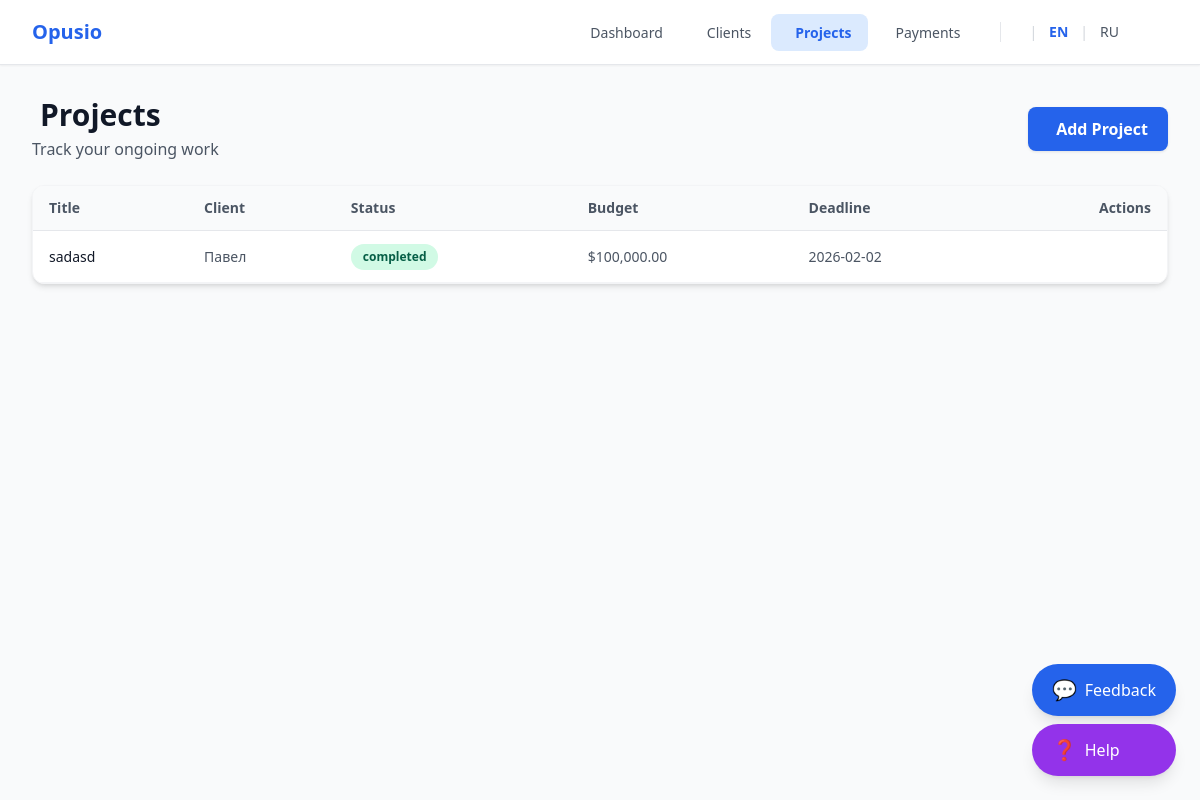
Screenshot of /projects (signed in) with the database file from the repository.
### tables this page shows
CREATE TABLE projects (
        id INTEGER PRIMARY KEY,
        user_id INTEGER NOT NULL,
        client_id INTEGER,
        title TEXT NOT NULL,
        status TEXT CHECK(status IN ('discussion','in_progress','paused','completed')) DEFAULT 'discussion',
        budget REAL,
        deadline DATE,
        description TEXT,
        FOREIGN KEY(user_id) REFERENCES users(id) ON DELETE CASCADE,
        FOREIGN KEY(client_id) REFERENCES clients(id) ON DELETE SET NULL
    );

CREATE TABLE clients (
        id INTEGER PRIMARY KEY,
        user_id INTEGER NOT NULL,
        name TEXT NOT NULL,
        email TEXT,
        contact TEXT,
        status TEXT CHECK(status IN ('active','cold','archived')) DEFAULT 'active',
        last_contact DATE,
        notes TEXT,
        FOREIGN KEY(user_id) REFERENCES users(id) ON DELETE CASCADE
    );

### app.py (the view)
@app.route('/projects')
@login_required
def projects():
    try:
        db = get_db()
        cur = db.cursor()
        cur.execute('''
            SELECT p.id, p.title, p.status, p.budget, p.deadline, p.description, p.client_id, c.name as client_name
            FROM projects p LEFT JOIN clients c ON p.client_id = c.id
            WHERE p.user_id = ? ORDER BY p.deadline DESC
        ''', (current_user.id,))
        rows = cur.fetchall()
    except sqlite3.Error as e:
        flash(f"{t('db_error')}: {e}")
        rows = []
    return render_template('projects.html', projects=rows)

### app.py (called while the page is built)
@login_manager.user_loader
def load_user(user_id):
    try:
        conn = sqlite3.connect(DB_PATH, check_same_thread=False)
        cur = conn.cursor()
        cur.execute('SELECT id, name, email FROM users WHERE id = ?', (user_id,))
        row = cur.fetchone()
        conn.close()
        if row:
            return User(row[0], row[1], row[2])
    except sqlite3.Error:
        return None
    return None

def get_db():
    if 'db' not in g:
        g.db = sqlite3.connect(DB_PATH, check_same_thread=False)
        g.db.row_factory = sqlite3.Row
        g.db.execute('PRAGMA foreign_keys = ON')
    return g.db

def get_lang():
    return session.get('lang', 'en')

def t(key, **kwargs):
    return get_text(key, get_lang(), **kwargs)

@app.context_processor
def inject_translations():
    return {'t': t, 'lang': get_lang()}

### translations.py (called while the page is built)
def get_text(key, lang='en', **kwargs):
    text = TRANSLATIONS.get(lang, TRANSLATIONS['en']).get(key, key)
    if kwargs:
        text = text.format(**kwargs)
    return text

### templates/projects.html (shortened to what this page needs)
{% extends 'base.html' %}
{% block content %}
  <div class="mb-6 flex flex-col sm:flex-row sm:items-center sm:justify-between gap-4">
    <div>
      <h1 class="text-3xl font-bold text-gray-900 dark:text-white flex items-center gap-2">
        {{ t('projects') }}
      </h1>
      <p class="text-gray-600 dark:text-gray-400 mt-1">Track your ongoing work</p>
    </div>
    <a href="{{ url_for('projects_add') }}" class="btn-primary flex items-center gap-2">
      <span>{{ t('add_project') }}</span>
    </a>
  </div>
  {% if not projects %}
    <div class="bg-white dark:bg-gray-800 rounded-xl shadow-md border border-gray-100 dark:border-gray-700 p-12 text-center">
      <i class="icon-briefcase text-gray-300 dark:text-gray-600 text-6xl mb-4"></i>
      <p class="text-gray-500 dark:text-gray-400 text-lg">{{ t('no_projects') }}</p>
      <a href="{{ url_for('projects_add') }}" class="inline-block mt-4 text-blue-600 dark:text-blue-400 hover:text-blue-700 dark:hover:text-blue-300 font-semibold">
        {{ t('add_project') }} →
      </a>
    </div>
  {% else %}
    <div class="bg-white dark:bg-gray-800 rounded-xl shadow-md border border-gray-100 dark:border-gray-700 overflow-hidden">
      <div class="overflow-x-auto">
        <table class="w-full">
          <thead class="bg-gray-50 dark:bg-gray-700/50 border-b border-gray-200 dark:border-gray-700">
            <tr>
              <th class="text-left py-3 px-4 text-sm font-semibold text-gray-600 dark:text-gray-400">{{ t('title') }}</th>
              <th class="text-left py-3 px-4 text-sm font-semibold text-gray-600 dark:text-gray-400">{{ t('client') }}</th>
              <th class="text-left py-3 px-4 text-sm font-semibold text-gray-600 dark:text-gray-400">{{ t('status') }}</th>
              <th class="text-left py-3 px-4 text-sm font-semibold text-gray-600 dark:text-gray-400">{{ t('budget') }}</th>
              <th class="text-left py-3 px-4 text-sm font-semibold text-gray-600 dark:text-gray-400">{{ t('deadline') }}</th>
              <th class="text-right py-3 px-4 text-sm font-semibold text-gray-600 dark:text-gray-400">{{ t('actions') }}</th>
            </tr>
          </thead>
          <tbody>
            {% for p in projects %}
              <tr class="border-b border-gray-100 dark:border-gray-700 hover:bg-gray-50 dark:hover:bg-gray-700/50 transition">
                <td class="py-3 px-4 text-sm font-medium text-gray-900 dark:text-white">{{ p['title'] }}</td>
                <td class="py-3 px-4 text-sm text-gray-600 dark:text-gray-400">{{ p['client_name'] or '-' }}</td>
                <td class="py-3 px-4">
                  {% if p['status'] == 'discussion' %}
                    <span class="badge-blue">{{ t('discussion') }}</span>
                  {% elif p['status'] == 'in_progress' %}
                    <span class="badge-purple">{{ t('in_progress') }}</span>
                  {% elif p['status'] == 'paused' %}
                    <span class="badge-orange">{{ t('paused') }}</span>
                  {% else %}
                    <span class="badge-green">{{ t('completed') }}</span>
                  {% endif %}
                </td>
                <td class="py-3 px-4 text-sm text-gray-600 dark:text-gray-400">{{ "${:,.2f}".format(p['budget']) if p['budget'] else '-' }}</td>
                <td class="py-3 px-4 text-sm text-gray-600 dark:text-gray-400">{{ p['deadline'] or '-' }}</td>
                <td class="py-3 px-4 text-right">
                  <div class="flex items-center justify-end gap-2">
                    <a href="{{ url_for('projects_edit', project_id=p['id']) }}" class="btn-icon-edit" title="{{ t('edit') }}">
                    </a>
                    <form method="post" action="{{ url_for('projects_delete', project_id=p['id']) }}" class="inline">
                      <button type="submit" onclick="return confirm('{{ t('confirm_delete_project') }}')" class="btn-icon-delete" title="{{ t('delete') }}">
                      </button>
                    </form>
                  </div>
                </td>
              </tr>
            {% endfor %}
          </tbody>
        </table>
      </div>
    </div>
  {% endif %}
{% endblock %}

### static/css/style.css (style rules this page uses)
.btn-primary { background-color: #2563eb; color: white; font-weight: 600; padding: 0.625rem 1.25rem; border-radius: 0.5rem; transition: all 0.2s; box-shadow: 0 1px 3px 0 rgba(0, 0, 0, 0.1); display: inline-flex; align-items: center; justify-content: center; gap: 0.5rem; }
.btn-icon-edit { color: #2563eb; padding: 0.5rem; border-radius: 0.375rem; transition: all 0.2s; display: inline-flex; align-items: center; justify-content: center; }
.btn-icon-delete { color: #dc2626; padding: 0.5rem; border-radius: 0.375rem; transition: all 0.2s; display: inline-flex; align-items: center; justify-content: center; background: transparent; border: none; cursor: pointer; }
.badge-green { display: inline-block; padding: 0.25rem 0.75rem; border-radius: 9999px; font-size: 0.75rem; font-weight: 600; background-color: #d1fae5; color: #065f46; }

### rows the page displays
projects: title "sadasd", name "Павел", status "completed", budget "$100,000.00", deadline "2026-02-02"

### other values shown
{{ t('dashboard') }} "Dashboard"
{{ t('clients') }} "Clients"
{{ t('projects') }} "Projects"
{{ t('payments') }} "Payments"
{{ t('add_project') }} "Add Project"
{{ t('title') }} "Title"
{{ t('client') }} "Client"
{{ t('status') }} "Status"
{{ t('budget') }} "Budget"
{{ t('deadline') }} "Deadline"
{{ t('actions') }} "Actions"
